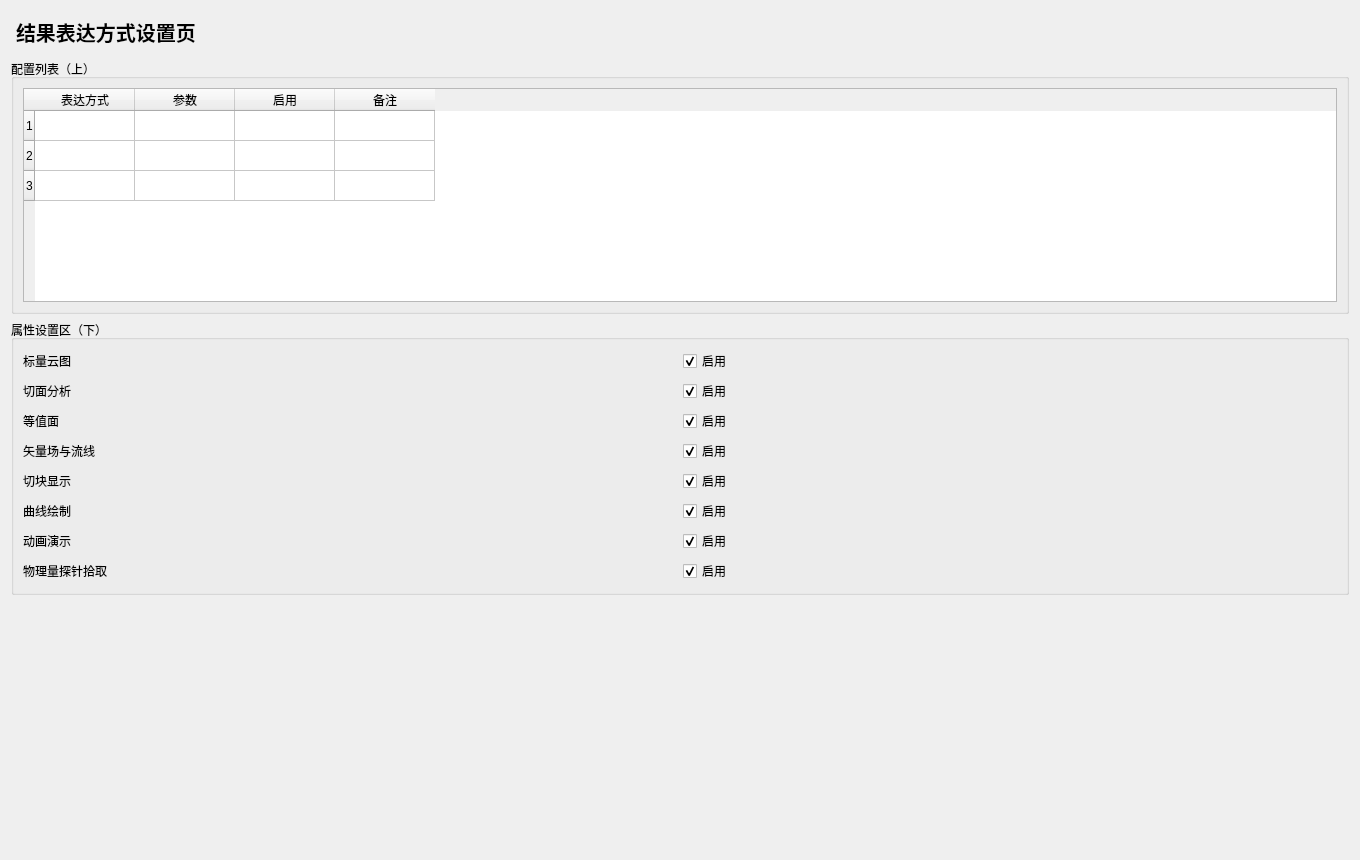
<?xml version="1.0" encoding="UTF-8"?>
<ui version="4.0">
 <class>VisualizationExpressionPage</class>
 <widget class="QWidget" name="VisualizationExpressionPage">
  <property name="geometry"><rect><x>0</x><y>0</y><width>1360</width><height>860</height></rect></property>
  <layout class="QVBoxLayout" name="rootLayout">
   <item><widget class="QLabel" name="titleLabel"><property name="styleSheet"><string notr="true">font-size:20px;font-weight:700;padding:6px 0;</string></property><property name="text"><string>结果表达方式设置页</string></property></widget></item>
   <item>
    <widget class="QGroupBox" name="listGroup"><property name="title"><string>配置列表（上）</string></property>
     <layout class="QVBoxLayout" name="listLayout">
      <item><widget class="QTableWidget" name="configTable"><property name="rowCount"><number>3</number></property><property name="columnCount"><number>4</number></property>
          <column><property name="text"><string>表达方式</string></property></column>
          <column><property name="text"><string>参数</string></property></column>
          <column><property name="text"><string>启用</string></property></column>
          <column><property name="text"><string>备注</string></property></column>
      </widget></item>
     </layout>
    </widget>
   </item>
   <item>
    <widget class="QGroupBox" name="propertyGroup"><property name="title"><string>属性设置区（下）</string></property>
     <layout class="QGridLayout" name="propertyLayout">
            <item row="0" column="0"><widget class="QLabel" name="f1Label"><property name="text"><string>标量云图</string></property></widget></item>
            <item row="0" column="1"><widget class="QCheckBox" name="f1Check1"><property name="text"><string>启用</string></property><property name="checked"><bool>true</bool></property></widget></item>
            <item row="1" column="0"><widget class="QLabel" name="f2Label"><property name="text"><string>切面分析</string></property></widget></item>
            <item row="1" column="1"><widget class="QCheckBox" name="f2Check2"><property name="text"><string>启用</string></property><property name="checked"><bool>true</bool></property></widget></item>
            <item row="2" column="0"><widget class="QLabel" name="f3Label"><property name="text"><string>等值面</string></property></widget></item>
            <item row="2" column="1"><widget class="QCheckBox" name="f3Check3"><property name="text"><string>启用</string></property><property name="checked"><bool>true</bool></property></widget></item>
            <item row="3" column="0"><widget class="QLabel" name="f4Label"><property name="text"><string>矢量场与流线</string></property></widget></item>
            <item row="3" column="1"><widget class="QCheckBox" name="f4Check4"><property name="text"><string>启用</string></property><property name="checked"><bool>true</bool></property></widget></item>
            <item row="4" column="0"><widget class="QLabel" name="f5Label"><property name="text"><string>切块显示</string></property></widget></item>
            <item row="4" column="1"><widget class="QCheckBox" name="f5Check5"><property name="text"><string>启用</string></property><property name="checked"><bool>true</bool></property></widget></item>
            <item row="5" column="0"><widget class="QLabel" name="f6Label"><property name="text"><string>曲线绘制</string></property></widget></item>
            <item row="5" column="1"><widget class="QCheckBox" name="f6Check6"><property name="text"><string>启用</string></property><property name="checked"><bool>true</bool></property></widget></item>
            <item row="6" column="0"><widget class="QLabel" name="f7Label"><property name="text"><string>动画演示</string></property></widget></item>
            <item row="6" column="1"><widget class="QCheckBox" name="f7Check7"><property name="text"><string>启用</string></property><property name="checked"><bool>true</bool></property></widget></item>
            <item row="7" column="0"><widget class="QLabel" name="f8Label"><property name="text"><string>物理量探针拾取</string></property></widget></item>
            <item row="7" column="1"><widget class="QCheckBox" name="f8Check8"><property name="text"><string>启用</string></property><property name="checked"><bool>true</bool></property></widget></item>
     </layout>
    </widget>
   </item>
   <item>
    <spacer name="verticalSpacer">
     <property name="orientation"><enum>Qt::Vertical</enum></property>
     <property name="sizeHint" stdset="0"><size><width>20</width><height>40</height></size></property>
    </spacer>
   </item>
  </layout>
 </widget>
 <resources/>
 <connections/>
</ui>
